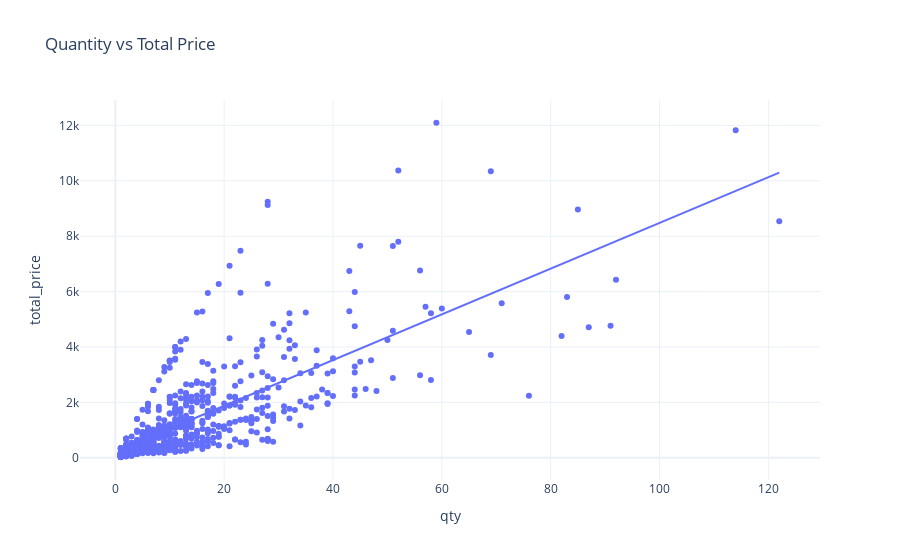

Write notebook code for a chart like this one.
### Code cell
# Now let’s have a look at the relationship between quantity and total prices
fig = px.scatter(data, x = 'qty', y = 'total_price', title = 'Quantity vs Total Price', trendline= 'ols')

fig.show()

### Figure 1 — Plotly figure (JSON) as saved in the notebook; plotly's stock layout.template omitted (floating-point values rounded to 4 significant figures; data arrays with more than 128 entries replaced by an {"elided": "..."} marker saying what was removed)
{"data": [{"hovertemplate": "qty=%{x}<br>total_price=%{y}<extra></extra>", "legendgroup": "", "marker": {"color": "#636efa", "symbol": "circle"}, "mode": "markers", "name": "", "orientation": "v", "showlegend": false, "type": "scatter", "x": {"elided": "676 int values"}, "xaxis": "x", "y": {"elided": "676 float values"}, "yaxis": "y"}, {"hovertemplate": "<b>OLS trendline</b><br>total_price = 82.5219 * qty + 226.507<br>R<sup>2</sup>=0.561908<br><br>qty=%{x}<br>total_price=%{y} <b>(trend)</b><extra></extra>", "legendgroup": "", "marker": {"color": "#636efa", "symbol": "circle"}, "mode": "lines", "name": "", "showlegend": false, "type": "scatter", "x": {"elided": "676 int values"}, "xaxis": "x", "y": {"elided": "676 float values"}, "yaxis": "y"}], "layout": {"autosize": true, "legend": {"tracegroupgap": 0}, "title": {"text": "Quantity vs Total Price"}, "xaxis": {"anchor": "y", "autorange": true, "domain": [0, 1], "range": [-6.322, 129.3], "title": {"text": "qty"}, "type": "linear"}, "yaxis": {"anchor": "x", "autorange": true, "domain": [0, 1], "range": [-976.6, 13090.0], "title": {"text": "total_price"}, "type": "linear"}}}
